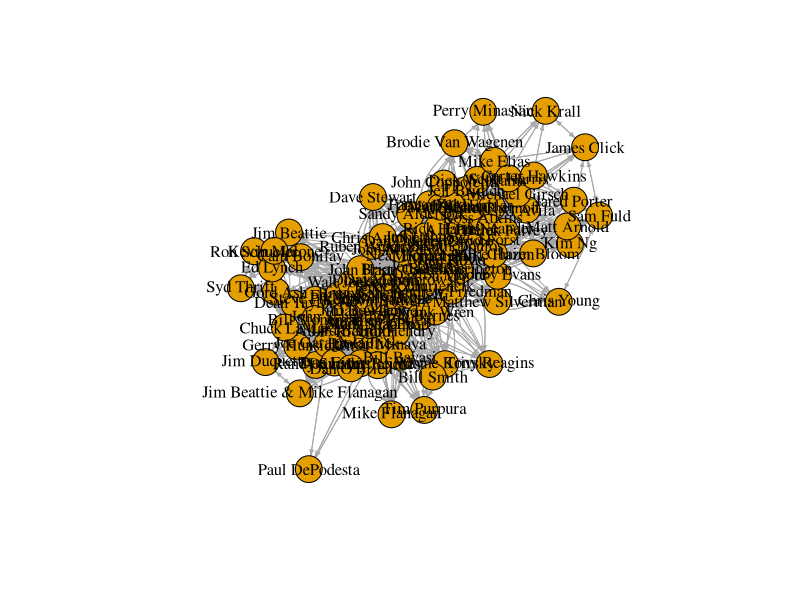
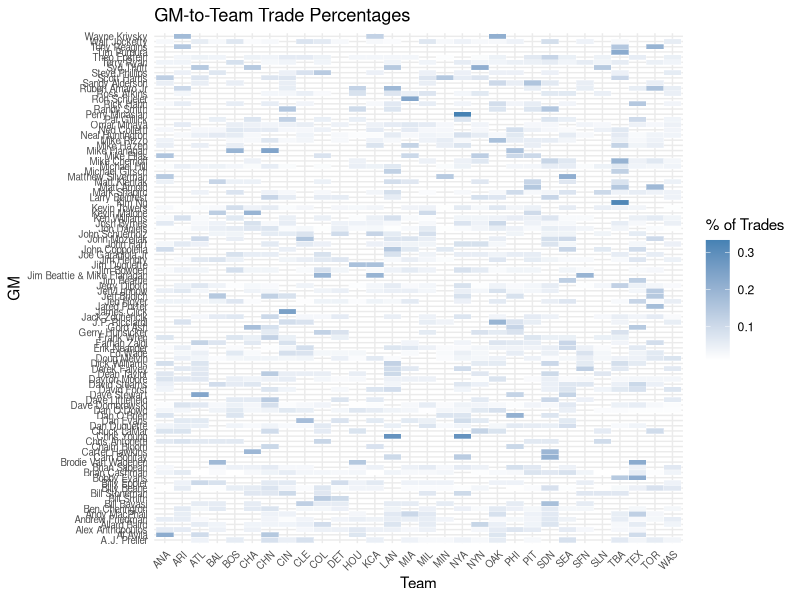

These figures' R source, in order:
## ---- chunk 1
knitr::opts_chunk$set(echo = TRUE)
## ---- chunk 2
library(tidyr)
library(dplyr)
## ---- chunk 3
gm_data <- read.csv("mlb_transactions_with_gm.csv")
## ---- chunk 4
gm_data$to_gm <- gsub("\\s*\\([^\\)]+\\)", "", gm_data$to_gm)

gm_data$from_gm <- gsub("\\s*\\([^\\)]+\\)", "", gm_data$from_gm)
## ---- chunk 5
gm_data_no_dups <- gm_data %>% 
  distinct(trans.ID,from_gm,to_gm, from.team, to.team, Primary.Date)
## ---- chunk 6
gm_counts <- gm_data_no_dups %>%
  group_by(from_gm, to_gm) %>%
  summarise(n = n(), .groups = 'drop') %>%
  arrange(desc(n))  

print(gm_counts)
## ---- chunk 7
gm_from_counts <- gm_data_no_dups %>%
  group_by(from_gm) %>%
  summarise(n = n(), .groups = 'drop') %>%
  arrange(desc(n)) 

print(gm_from_counts)
## ---- chunk 8
gm_counts_to <-  gm_data_no_dups %>%
  group_by(to_gm) %>%
  summarise(n = n(), .groups = 'drop') %>%
  arrange(desc(n))  


print(gm_counts_to)
## ---- chunk 9
library(igraph)

edges <- gm_data_no_dups %>%
  mutate(pair = paste(from_gm, to_gm, sep = "_")) %>%
  select(from_gm, to_gm)

g <- graph_from_data_frame(edges, directed = TRUE)

plot(g, vertex.label.color = "black", edge.arrow.size = 0.3)

degree(g, mode = "all") # Centrality measure
## ---- chunk 10
gm_pairs <- gm_data_no_dups %>%
  select(from_gm, to_gm) %>%
  bind_rows(gm_data_no_dups %>% select(from_gm = to_gm, to_gm = from_gm))

# Count trades between each GM pair
pair_counts <- gm_pairs %>%
  group_by(from_gm, to_gm) %>%
  summarise(trade_count = n(), .groups = 'drop')

# Total trades per GM
total_trades <- gm_pairs %>%
  group_by(from_gm) %>%
  summarise(total = n(), .groups = 'drop')

# Join to compute percentage
gm_trade_pct <- pair_counts %>%
  left_join(total_trades, by = "from_gm") %>%
  mutate(pct = trade_count / total)

# For each GM, find the GM they traded with most frequently
gm_top_partner <- gm_trade_pct %>%
  group_by(from_gm) %>%
  slice_max(order_by = pct, n = 5, with_ties = FALSE) %>%
  arrange(desc(pct))

## ---- chunk 11
library(dplyr)
library(ggplot2)

# From your data: from_gm, to_gm, from.team, to.team

# Combine both directions (from_gm <-> to.team and to_gm <-> from.team)
gm_team <- gm_data_no_dups %>%
  select(gm = from_gm, team = to.team) %>%
  bind_rows(gm_data_no_dups %>%
              select(gm = to_gm, team = from.team))

# Count trades per GM-to-team
gm_team_counts <- gm_team %>%
  group_by(gm, team) %>%
  summarise(trade_count = n(), .groups = 'drop')

# Total trades per GM
gm_totals <- gm_team_counts %>%
  group_by(gm) %>%
  summarise(total_trades = sum(trade_count), .groups = 'drop')

# Merge and calculate percentage
gm_team_pct <- gm_team_counts %>%
  left_join(gm_totals, by = "gm") %>%
  mutate(pct = trade_count / total_trades)

# Optional: filter to GM-team pairs with > 2 trades
gm_team_pct_filtered <- gm_team_pct %>%
  filter(trade_count > 2)

# Plot
ggplot(gm_team_pct_filtered, aes(x = team, y = gm, fill = pct)) +
  geom_tile(color = "white") +
  scale_fill_gradient(low = "white", high = "steelblue", name = "% of Trades") +
  theme_minimal() +
  labs(title = "GM-to-Team Trade Percentages",
       x = "Team",
       y = "GM") +
  theme(axis.text.x = element_text(angle = 45, hjust = 1),
        axis.text = element_text(size = 7))

